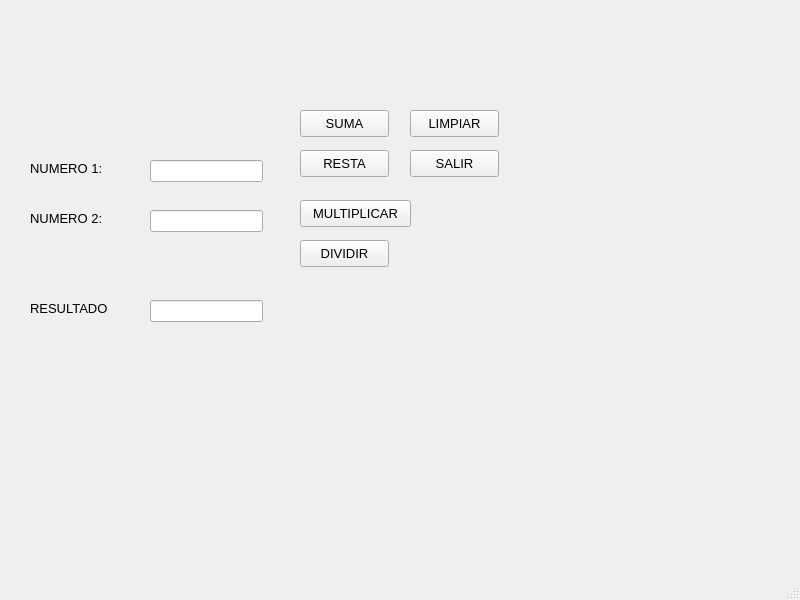
<?xml version="1.0" encoding="UTF-8"?>
<ui version="4.0">
 <class>MainWindow</class>
 <widget class="QMainWindow" name="MainWindow">
  <property name="geometry">
   <rect>
    <x>0</x>
    <y>0</y>
    <width>800</width>
    <height>600</height>
   </rect>
  </property>
  <property name="font">
   <font>
    <pointsize>10</pointsize>
   </font>
  </property>
  <property name="windowTitle">
   <string>MainWindow</string>
  </property>
  <widget class="QWidget" name="centralwidget">
   <widget class="QLabel" name="label">
    <property name="geometry">
     <rect>
      <x>30</x>
      <y>160</y>
      <width>91</width>
      <height>16</height>
     </rect>
    </property>
    <property name="text">
     <string>NUMERO 1:</string>
    </property>
   </widget>
   <widget class="QLabel" name="label_2">
    <property name="geometry">
     <rect>
      <x>30</x>
      <y>210</y>
      <width>91</width>
      <height>16</height>
     </rect>
    </property>
    <property name="text">
     <string>NUMERO 2:</string>
    </property>
   </widget>
   <widget class="QLabel" name="label_3">
    <property name="geometry">
     <rect>
      <x>30</x>
      <y>300</y>
      <width>91</width>
      <height>16</height>
     </rect>
    </property>
    <property name="text">
     <string>RESULTADO</string>
    </property>
   </widget>
   <widget class="QLineEdit" name="txtN1">
    <property name="geometry">
     <rect>
      <x>150</x>
      <y>160</y>
      <width>113</width>
      <height>22</height>
     </rect>
    </property>
   </widget>
   <widget class="QLineEdit" name="txtN2">
    <property name="geometry">
     <rect>
      <x>150</x>
      <y>210</y>
      <width>113</width>
      <height>22</height>
     </rect>
    </property>
    <property name="text">
     <string/>
    </property>
   </widget>
   <widget class="QLineEdit" name="txtRes">
    <property name="geometry">
     <rect>
      <x>150</x>
      <y>300</y>
      <width>113</width>
      <height>22</height>
     </rect>
    </property>
   </widget>
   <widget class="QPushButton" name="btnSuma">
    <property name="geometry">
     <rect>
      <x>300</x>
      <y>110</y>
      <width>89</width>
      <height>27</height>
     </rect>
    </property>
    <property name="text">
     <string>SUMA</string>
    </property>
   </widget>
   <widget class="QPushButton" name="btnResta">
    <property name="geometry">
     <rect>
      <x>300</x>
      <y>150</y>
      <width>89</width>
      <height>27</height>
     </rect>
    </property>
    <property name="text">
     <string>RESTA</string>
    </property>
   </widget>
   <widget class="QPushButton" name="btnMultiplicar">
    <property name="geometry">
     <rect>
      <x>300</x>
      <y>200</y>
      <width>111</width>
      <height>27</height>
     </rect>
    </property>
    <property name="text">
     <string>MULTIPLICAR</string>
    </property>
   </widget>
   <widget class="QPushButton" name="btnDividir">
    <property name="geometry">
     <rect>
      <x>300</x>
      <y>240</y>
      <width>89</width>
      <height>27</height>
     </rect>
    </property>
    <property name="text">
     <string>DIVIDIR</string>
    </property>
   </widget>
   <widget class="QPushButton" name="btnLimpiar">
    <property name="geometry">
     <rect>
      <x>410</x>
      <y>110</y>
      <width>89</width>
      <height>27</height>
     </rect>
    </property>
    <property name="text">
     <string>LIMPIAR</string>
    </property>
   </widget>
   <widget class="QPushButton" name="btnSalir">
    <property name="geometry">
     <rect>
      <x>410</x>
      <y>150</y>
      <width>89</width>
      <height>27</height>
     </rect>
    </property>
    <property name="text">
     <string>SALIR</string>
    </property>
   </widget>
  </widget>
  <widget class="QMenuBar" name="menubar">
   <property name="geometry">
    <rect>
     <x>0</x>
     <y>0</y>
     <width>800</width>
     <height>27</height>
    </rect>
   </property>
  </widget>
  <widget class="QStatusBar" name="statusbar"/>
 </widget>
 <resources/>
 <connections/>
</ui>
